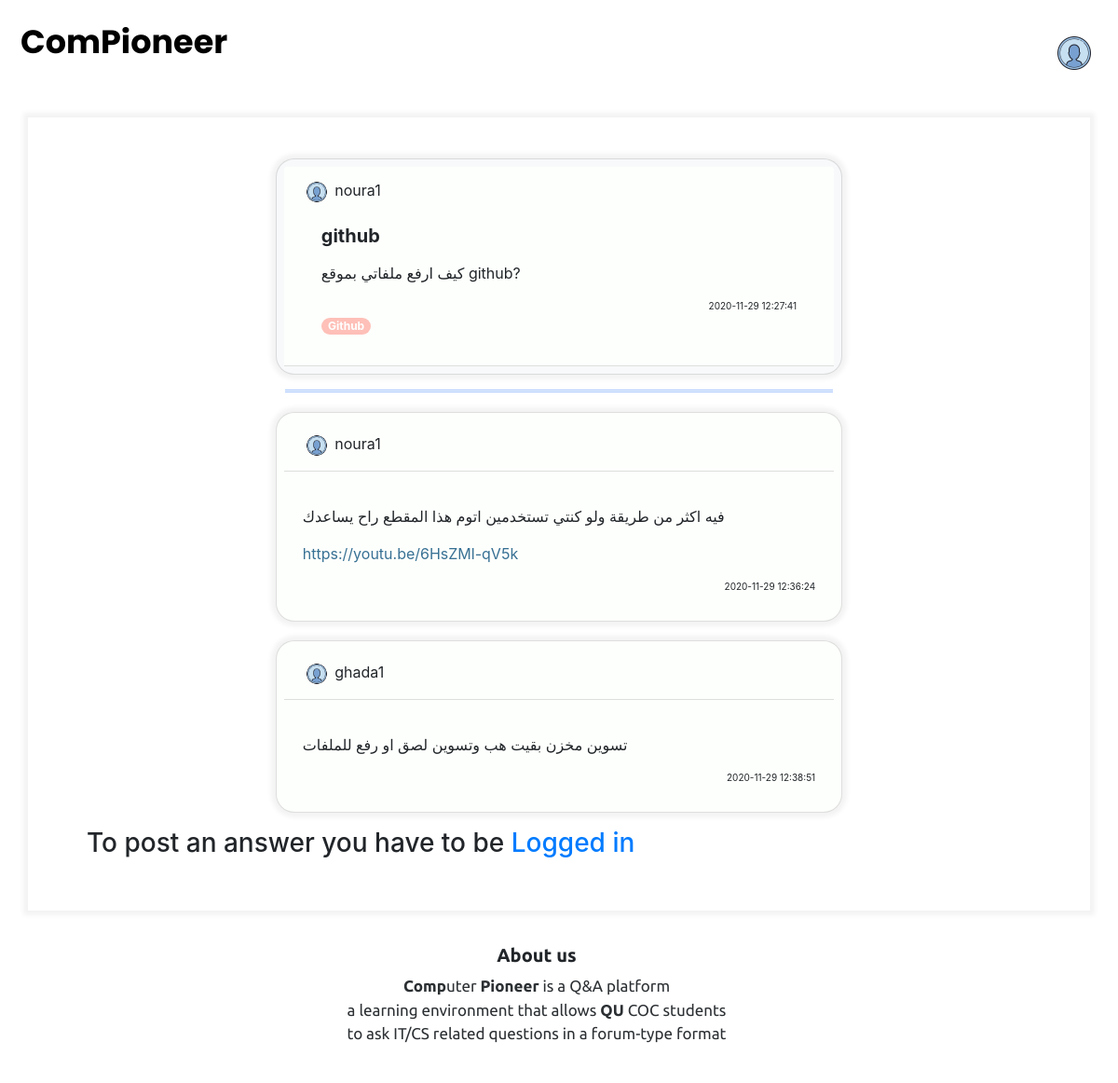
The app's page /post_answer.php?q_id=47 with its own data.
### tables this page shows
CREATE TABLE `questions` (
  `q_id` int(11) NOT NULL,
  `q_title` varchar(255) DEFAULT NULL,
  `q_body` text NOT NULL,
  `username` varchar(255) NOT NULL,
  `timestamp` timestamp NULL DEFAULT current_timestamp()
);

CREATE TABLE `tags` (
  `tag_id` int(11) NOT NULL,
  `tag_title` varchar(255) NOT NULL
);

CREATE TABLE `answers` (
  `a_id` int(11) NOT NULL,
  `answer` text NOT NULL,
  `q_id` int(11) NOT NULL,
  `username` varchar(255) NOT NULL,
  `timestamp` timestamp NULL DEFAULT NULL
);

### post_answer.php (the view, shortened to what this page needs)
<?php
    include "include/header.php";
    if(!isset($_GET['q_id'])){
        echo "You have not choosen a question!";
    }else{
        $q_id = $_GET['q_id'];
    }
?>
        <link rel="stylesheet" href="https://stackpath.bootstrapcdn.com/bootstrap/4.1.1/css/bootstrap.min.css">
        <link rel="stylesheet" href="https://cdnjs.cloudflare.com/ajax/libs/bootstrap-select/1.13.1/css/bootstrap-select.css" />
      <div class="header">
          <nav>
          <a href="home.php" class="logo">ComPioneer</a>
          <div class="img-profile">
            <a class= "iconNav" href="profile.php">
              <img src="images\icons8-test-account-100.png" alt="profile">
            </a>
          </div>
          </nav>
      </div>
<div class="container" id="zcontainer">
  <div class="col align-self-center">
      <?php
         $sql="SELECT * FROM questions WHERE q_id = $q_id";
         $q_query = mysqli_query($con, $sql);
            if(!$q_query){
                die("Error: ".mysqli_error($con));
            }else{
              while($q_row=mysqli_fetch_assoc($q_query)){
                    $q_title= $q_row['q_title'];
                    $q_username= $q_row['username'];
                    $q_timestamp=$q_row['timestamp'];
                      ?>
                        <div class="container-home">
                        <div class="card bg-light mb-3" id="Acoloring">
                          <div class="card-header">
                            <div class="img-qu">
                               <img src="images\icons8-test-account-100.png" alt="profile">  <?php
                                echo  $q_username;
                                ?>
                              </div>
                          <div class="card-body">
                            <h5 class="card-title"> <p><?php
                             echo $q_title;
                             ?></p></h5>
                            <p class="card-text"><?php echo $q_row['q_body']; ?></p>
                           <div class="timestamp">
                             <?php echo $q_timestamp;?>
                           </div>
                      <?php
                        $sql_tags= "SELECT * FROM q_tags WHERE q_id= $q_id";
                        $tag_id_query = mysqli_query($con, $sql_tags);
                        if(!$tag_id_query){
                            die("Error: ". mysqli_error($con));
                        }else{
                            while($tag_id_row= mysqli_fetch_assoc($tag_id_query)){
                            $tag_id= $tag_id_row['tag_id'];
                            $sql_tag_title= "SELECT * FROM tags WHERE tag_id= $tag_id";
                            $tag_title_query= mysqli_query($con, $sql_tag_title);
                            if(!$tag_title_query){
                                die("Error: ".mysqli_error($con));
                                }else{
                                        while($tag_title_row=mysqli_fetch_assoc($tag_title_query)){
                                        $tag_title= $tag_title_row['tag_title'];
                                        ?> <span class= "badge badge-pill badge-primary"><?php echo $tag_title; ?></span> <?php
                                    }
                                }
                            }
                        }
                    }
                }
            ?>
        </div>
  </div>
</div>
          <hr class="lineT" width="58%">
                <?php
                    $sql= "SELECT * FROM answers WHERE q_id= $q_id";
                    $a_query=mysqli_query($con, $sql);
                    if(!$a_query){
                        die("Error: ".mysqli_error($con));
                    }else{
                        while($a_row=mysqli_fetch_assoc($a_query)){
                            $a_body = $a_row['answer'];
                            $a_username = $a_row['username'];
                            $a_timestamp = $a_row['timestamp'];
                             ?>
                            <div class="container-home">
                            <div class="card bg-light mb-3" id="coloring">
                              <div class="card-header">
                                <div class="img-qu">
                                   <img src="images\icons8-test-account-100.png" alt="profile">  <?php
                                    echo  $a_username;
                                    ?>
                                  </div>
                            </div>
                               <div class="card-body">
                               <p class="card-text"> <?php echo $a_body; ?></p>
                               <div class="timestamp">   <?php echo $a_timestamp;?> </div>
                               <div class="col align-self-center">
                               </div>
                             </div>
                             </div>
                           </div>
                        <?php
                        }
                    }
                ?>
        <?php
            if(!isset($_SESSION['username'])){
                echo "<h3>To post an answer you have to be <a href='landing.php'>Logged in</a></h3>";
            } ?>
  </div>
</div>
</div>
<div class="footerContent">
<h5> <b> About us</b></h5>
<p> <b>Comp</b>uter <b>Pioneer</b> is a Q&A platform
<br>  a learning environment that allows
 <b>QU</b> COC students
<br>  to ask IT/CS related questions in a forum-type format </p>
</div>
</body>
</html>

### css/style.css (style rules this page uses)
.container { margin: 1%; background-color: #FFFFFF; padding: 13rem 3rem 13rem 3rem; box-shadow: 0 0 5px 5px rgba(0,0,0, .05); }
.header { overflow: hidden; padding: 20px 10px; }
.header a { float: left; color: black; text-align: center; padding: 12px; text-decoration: none; font-size: 18px; line-height: 25px; border-radius: 4px; }
.header a.logo { font-family: 'Poppins', sans-serif; font-size: 35px; font-weight: bold; }
.header .iconNav { float: right; }
.card { margin: 2% auto; float: center; padding: .5rem .5rem .5rem .5rem; box-shadow: 0 0 5px 5px rgba(0, 0, 0, .05); margin-bottom: 10px; width: 60%; background-color: #FFFFFF!important; border-radius: 20px !important; }
.card-header { background-color: #fdfffc !important ; }
#coloring { background-color: #fdfffc !important; }
.timestamp { text-align: right; font-size: 10px ; }
.card-body a { color:#377094; }
.footerContent { font-family: 'Ubuntu', sans-serif; position: relative; left: 0; bottom: 0; width: 100%; background-color: white; text-align: center; padding: 1.5rem 3rem 1.5rem 0rem; overflow: hidden; }
.footerContent p { opacity: 0.95; text-align: center; font-size: 17px; }
.footerContent h5 { text-align: center; }
.badge-pill { background-color:#fec0b8 !important; }
#zcontainer { padding: 1.5rem 3rem 3rem 3rem; }
.lineT { border-top: 3px double #a1c3fc ; }
.card-title { font-weight: bold; }
.img-qu img { max-width: 100%; height: auto; height: 30px; width: 30px; }
.img-profile img { max-width: 100%; height: auto; height: 50px; width: 50px; }

### records on screen
questions: username "noura1", q_title "github", q_body "كيف ارفع ملفاتي بموقع github?", timestamp "2020-11-29 12:27:41"
tags: tag_title "Github"
answers: username "noura1", answer "فيه اكثر من طريقة ولو كنتي تستخدمين اتوم هذا المقطع راح يساعدك https://youtu.be/6HsZMl-qV5k", timestamp "2020-11-29 12:36:24"
answers: username "ghada1", answer "تسوين مخزن بقيت هب وتسوين لصق او رفع للملفات", timestamp "2020-11-29 12:38:51"
